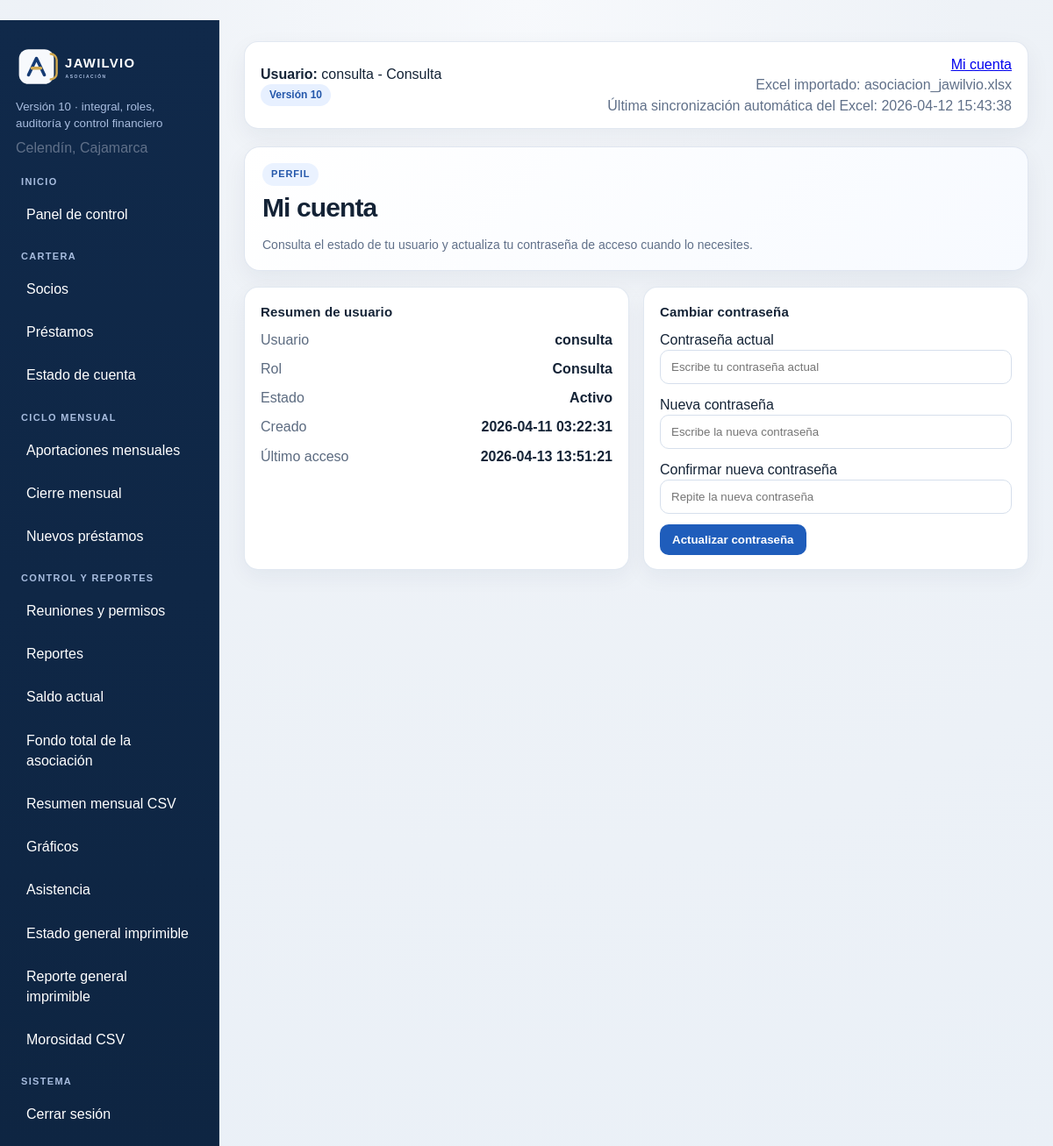
The page /mi-cuenta (signed in) on the database its author committed.
### tables this page shows
CREATE TABLE configuracion (
    clave TEXT PRIMARY KEY,
    valor TEXT
);

CREATE TABLE meta (
    clave TEXT PRIMARY KEY,
    valor TEXT
);

CREATE TABLE users (
    id INTEGER PRIMARY KEY AUTOINCREMENT,
    username TEXT UNIQUE NOT NULL,
    password TEXT NOT NULL,
    role TEXT NOT NULL
, estado TEXT NOT NULL DEFAULT 'Activo', creado_en TEXT, ultimo_acceso TEXT);

### app/routes.py (the view, shortened to what this page needs)
@bp.route('/mi-cuenta', methods=['GET', 'POST'])
@login_required
def mi_cuenta():
    with connect_db() as conn:
        user = conn.execute(
            """
            SELECT id, username, role, estado, creado_en, ultimo_acceso, password
            FROM users
            WHERE id=?
            """,
            (session.get('user_id'),),
        ).fetchone()
        if not user:
            session.clear()
            flash('No se encontró tu usuario. Inicia sesión nuevamente.')
            return redirect(url_for('main.login'))
    return render_template('mi_cuenta.html', user=user)

### app/routes.py (called while the page is built)
def connect_db():
    conn = sqlite3.connect(current_app.config['DATABASE'])
    conn.row_factory = sqlite3.Row
    return conn

def role_can_access_endpoint(role, endpoint, write=False):
    if not endpoint:
        return True
    if endpoint.startswith('static'):
        return True
    if endpoint in {'main.login', 'main.logout', 'main.index'}:
        return True
    access_map = ROLE_WRITE_ACCESS if write else ROLE_VIEW_ACCESS
    allowed = access_map.get(role or '', set())
    return '*' in allowed or endpoint in allowed

def login_required(view):
    @wraps(view)
    def wrapped(*args, **kwargs):
        if not session.get('user_id'):
            return redirect(url_for('main.login'))
        return view(*args, **kwargs)
    return wrapped

### app/templates/mi_cuenta.html
{% extends 'base.html' %}
{% block content %}
<div class="module-header">
  <div>
    <div class="module-eyebrow">Perfil</div>
    <h2>Mi cuenta</h2>
    <p class="module-subtitle">Consulta el estado de tu usuario y actualiza tu contraseña de acceso cuando lo necesites.</p>
  </div>
</div>
<div class="grid section">
  <div class="card">
    <h3>Resumen de usuario</h3>
    <div class="metric"><span>Usuario</span><strong>{{ user.username }}</strong></div>
    <div class="metric"><span>Rol</span><strong>{{ user.role }}</strong></div>
    <div class="metric"><span>Estado</span><strong>{{ user.estado }}</strong></div>
    <div class="metric"><span>Creado</span><strong>{{ user.creado_en or '-' }}</strong></div>
    <div class="metric"><span>Último acceso</span><strong>{{ user.ultimo_acceso or 'Sin registro' }}</strong></div>
  </div>
  <div class="card">
    <h3>Cambiar contraseña</h3>
    <form method="post">
      <div style="margin-bottom:12px">
        <label>Contraseña actual</label>
        <input type="password" name="current_password" placeholder="Escribe tu contraseña actual" required>
      </div>
      <div style="margin-bottom:12px">
        <label>Nueva contraseña</label>
        <input type="password" name="new_password" placeholder="Escribe la nueva contraseña" required>
      </div>
      <div style="margin-bottom:12px">
        <label>Confirmar nueva contraseña</label>
        <input type="password" name="confirm_password" placeholder="Repite la nueva contraseña" required>
      </div>
      <button class="btn" type="submit">Actualizar contraseña</button>
    </form>
  </div>
</div>
{% endblock %}

### app/templates/base.html (shortened to what this page needs)
<!doctype html>
<html lang="es">
<head>
  <link rel="stylesheet" href="{{ url_for('static', filename='css/style.css') }}">
</head>
<body>
{% if session.get('user_id') %}
<div class="layout">
  <aside class="sidebar">
    <div class="sidebar-brand">
      <img class="sidebar-logo" src="{{ url_for('static', filename='img/logo_jawilvio_dark.svg') }}" alt="Logo JAWILVIO">
    </div>
    <small>Versión 10 · integral, roles, auditoría y control financiero</small>
    <div class="muted" style="margin-top:6px">{{ app_ubicacion }}</div>
    <nav class="nav" style="margin-top:20px">
      <div class="nav-section-title">Inicio</div>
      {% if can_access('main.dashboard') %}<a class="{% if request.endpoint == 'main.dashboard' %}active{% endif %}" href="{{ url_for('main.dashboard') }}">Panel de control</a>{% endif %}
      <div class="nav-section-title">Cartera</div>
      {% if can_access('main.socios') %}<a class="{% if request.endpoint == 'main.socios' %}active{% endif %}" href="{{ url_for('main.socios') }}">Socios</a>{% endif %}
      {% if can_access('main.prestamos') %}<a class="{% if request.endpoint == 'main.prestamos' %}active{% endif %}" href="{{ url_for('main.prestamos') }}">Préstamos</a>{% endif %}
      {% if can_access('main.estado_cuenta') %}<a class="" href="{{ url_for('main.estado_cuenta') }}">Estado de cuenta</a>{% endif %}
      <div class="nav-section-title">Ciclo mensual</div>
      {% if can_access('main.aportaciones_mensuales') %}<a class="{% if request.endpoint == 'main.aportaciones_mensuales' %}active{% endif %}" href="{{ url_for('main.aportaciones_mensuales') }}">Aportaciones mensuales</a>{% endif %}
      {% if can_access('main.cierre_mensual') %}<a class="{% if request.endpoint == 'main.cierre_mensual' %}active{% endif %}" href="{{ url_for('main.cierre_mensual') }}">Cierre mensual</a>{% endif %}
      {% if can_access('main.nuevos_prestamos') %}<a class="{% if request.endpoint == 'main.nuevos_prestamos' %}active{% endif %}" href="{{ url_for('main.nuevos_prestamos') }}">Nuevos préstamos</a>{% endif %}
      <div class="nav-section-title">Control y reportes</div>
      {% if can_access('main.reuniones') %}<a class="{% if request.endpoint == 'main.reuniones' %}active{% endif %}" href="{{ url_for('main.reuniones') }}">Reuniones y permisos</a>{% endif %}
      {% if can_access('main.reportes') %}<a class="{% if request.endpoint == 'main.reportes' %}active{% endif %}" href="{{ url_for('main.reportes') }}">Reportes</a>{% endif %}
      {% if can_access('main.saldo_actual') %}<a class="" href="{{ url_for('main.saldo_actual') }}">Saldo actual</a>{% endif %}
      {% if can_access('main.fondo_total') %}<a class="{% if request.endpoint == 'main.fondo_total' %}active{% endif %}" href="{{ url_for('main.fondo_total') }}">Fondo total de la asociación</a>{% endif %}
      {% if can_access('main.reporte_mensual_csv') %}<a class="{% if request.endpoint == 'main.reporte_mensual_csv' %}active{% endif %}" href="{{ url_for('main.reporte_mensual_csv') }}">Resumen mensual CSV</a>{% endif %}
      {% if can_access('main.graficos') %}<a class="{% if request.endpoint == 'main.graficos' %}active{% endif %}" href="{{ url_for('main.graficos') }}">Gráficos</a>{% endif %}
      {% if can_access('main.asistencia') %}<a class="{% if request.endpoint == 'main.asistencia' %}active{% endif %}" href="{{ url_for('main.asistencia') }}">Asistencia</a>{% endif %}
      {% if can_access('main.pdf_estado_general') %}<a class="{% if request.endpoint == 'main.pdf_estado_general' %}active{% endif %}" href="{{ url_for('main.pdf_estado_general') }}">Estado general imprimible</a>{% endif %}
      {% if can_access('main.reporte_imprimible') %}<a class="{% if request.endpoint == 'main.reporte_imprimible' %}active{% endif %}" href="{{ url_for('main.reporte_imprimible') }}">Reporte general imprimible</a>{% endif %}
      {% if can_access('main.reporte_morosos_csv') %}<a class="{% if request.endpoint == 'main.reporte_morosos_csv' %}active{% endif %}" href="{{ url_for('main.reporte_morosos_csv') }}">Morosidad CSV</a>{% endif %}
      <div class="nav-section-title">Sistema</div>
      <a href="{{ url_for('main.logout') }}">Cerrar sesión</a>
    </nav>
  </aside>
  <main class="content">
    <div class="topbar">
      <div><strong>Usuario:</strong> {{ session.get('username') }} - {{ session.get('role') }}<br><span class="badge">Versión 10</span></div>
      <div class="muted" style="text-align:right">
        <div><a href="{{ url_for('main.mi_cuenta') }}">Mi cuenta</a></div>
        <div>Excel importado: {{ excel_importado }}</div>
        {% if excel_sync_at %}
        <div>Última sincronización automática del Excel: {{ excel_sync_at }}</div>
        {% endif %}
      </div>
    </div>
    {% block content %}{% endblock %}
  </main>
</div>
{% else %}
{% block auth %}{% endblock %}
{% endif %}
</body>
</html>

### app/static/css/style.css (style rules this page uses)
:root { --nav:#10294a; --bg:#eef2f7; --card:#fff; --primary:#1f5dbb; --primary-dark:#174a95; --text:#142336; --muted:#607089; --line:#e4ebf3; --line-strong:#d6dfec; --shadow-soft:0 10px 28px rgba(16,41,74,.06); --shadow-card:0 8px 24px rgba(16,41,74,.05); }
* { box-sizing:border-box }
body { margin:0; font-family:Arial,sans-serif; background:radial-gradient(circle at top,#f7f9fc 0,#eef2f7 35%,#eaf0f7 100%); color:var(--text); line-height:1.45; }
.layout { display:flex;min-height:100vh }
.sidebar { width:250px; background:linear-gradient(180deg,#10294a 0,#0e2542 100%); color:#fff; padding:26px 18px; box-shadow:inset -1px 0 0 rgba(255,255,255,.06); }
.sidebar-brand { margin:0 0 10px; }
.sidebar-logo { display:block; width:100%; max-width:190px; height:auto; }
.sidebar small { color:#a8bddf; display:block; line-height:1.4; }
.nav a { display:block; color:#fff; text-decoration:none; padding:11px 12px; border-radius:10px; margin:4px 0; transition:background .18s ease,transform .18s ease; }
.nav-section-title { margin:18px 6px 6px; color:#a8bddf; font-size:11px; font-weight:800; letter-spacing:.12em; text-transform:uppercase; }
.nav-section-title:first-child { margin-top:0; }
.content { flex:1; padding:24px 28px 34px; }
.module-header { display:flex; justify-content:space-between; align-items:flex-end; gap:18px; margin:0 0 18px; padding:18px 20px; background:linear-gradient(135deg,#ffffff 0,#f7faff 100%); border:1px solid rgba(214,223,236,.76); border-radius:18px; box-shadow:var(--shadow-soft); }
.module-eyebrow { display:inline-block; margin-bottom:8px; padding:5px 10px; border-radius:999px; background:#eaf2ff; color:#2457aa; font-size:11px; font-weight:700; letter-spacing:.08em; text-transform:uppercase; }
.module-subtitle { margin:8px 0 0; max-width:760px; color:var(--muted); font-size:14px; line-height:1.55; }
.content h2 { margin:0 0 16px; font-size:30px; line-height:1.1; letter-spacing:-.03em; }
.topbar { background:#fff; border:1px solid rgba(214,223,236,.7); border-radius:16px; padding:14px 18px; margin-bottom:20px; display:flex; justify-content:space-between; align-items:center; gap:12px; box-shadow:var(--shadow-soft); }
.badge { display:inline-block; background:#e7f0ff; color:#2457aa; border-radius:999px; padding:4px 10px; font-size:12px; font-weight:bold; }
.grid { display:grid; grid-template-columns:repeat(auto-fit,minmax(180px,1fr)); gap:16px; }
.card,.kpi-box { background:var(--card); border-radius:16px; padding:18px 18px 16px; border:1px solid rgba(214,223,236,.72); box-shadow:var(--shadow-card); transition:transform .18s ease, box-shadow .18s ease, border-color .18s ease; }
.card h3,.kpi-box h3 { margin:0 0 10px; font-size:15px; line-height:1.3; letter-spacing:.01em; }
.section { margin-top:16px }
.btn { display:inline-flex; align-items:center; justify-content:center; background:var(--primary); color:#fff; text-decoration:none; border:none; border-radius:10px; padding:10px 14px; cursor:pointer; font-weight:600; transition:background .18s ease,transform .18s ease,box-shadow .18s ease; }
a { transition:color .16s ease,text-decoration-color .16s ease,opacity .16s ease }
input[type=text],input[type=password],input[type=date],select { width:100%; padding:11px 12px; border:1px solid #d6dfec; border-radius:10px; background:#fff; color:var(--text); transition:border-color .18s ease, box-shadow .18s ease, transform .18s ease; }
.muted { color:var(--muted) }
.metric { display:flex;justify-content:space-between;gap:10px;margin:10px 0 6px }
.metric span { color:#5c6b80 }
.card .search:last-child,.card form:last-child,.card table:last-child { margin-bottom:0 }

### rows shown on the page
configuracion: valor "Celendín, Cajamarca"
meta: valor "asociacion_jawilvio.xlsx"
meta: valor "2026-04-12 15:43:38"
users: username "consulta", role "Consulta", estado "Activo", creado_en "2026-04-11 03:22:31", ultimo_acceso "2026-04-13 13:51:21"

### other values the page prints
{{ session.get('username') }} "consulta"
{{ session.get('role') }} "Consulta"
